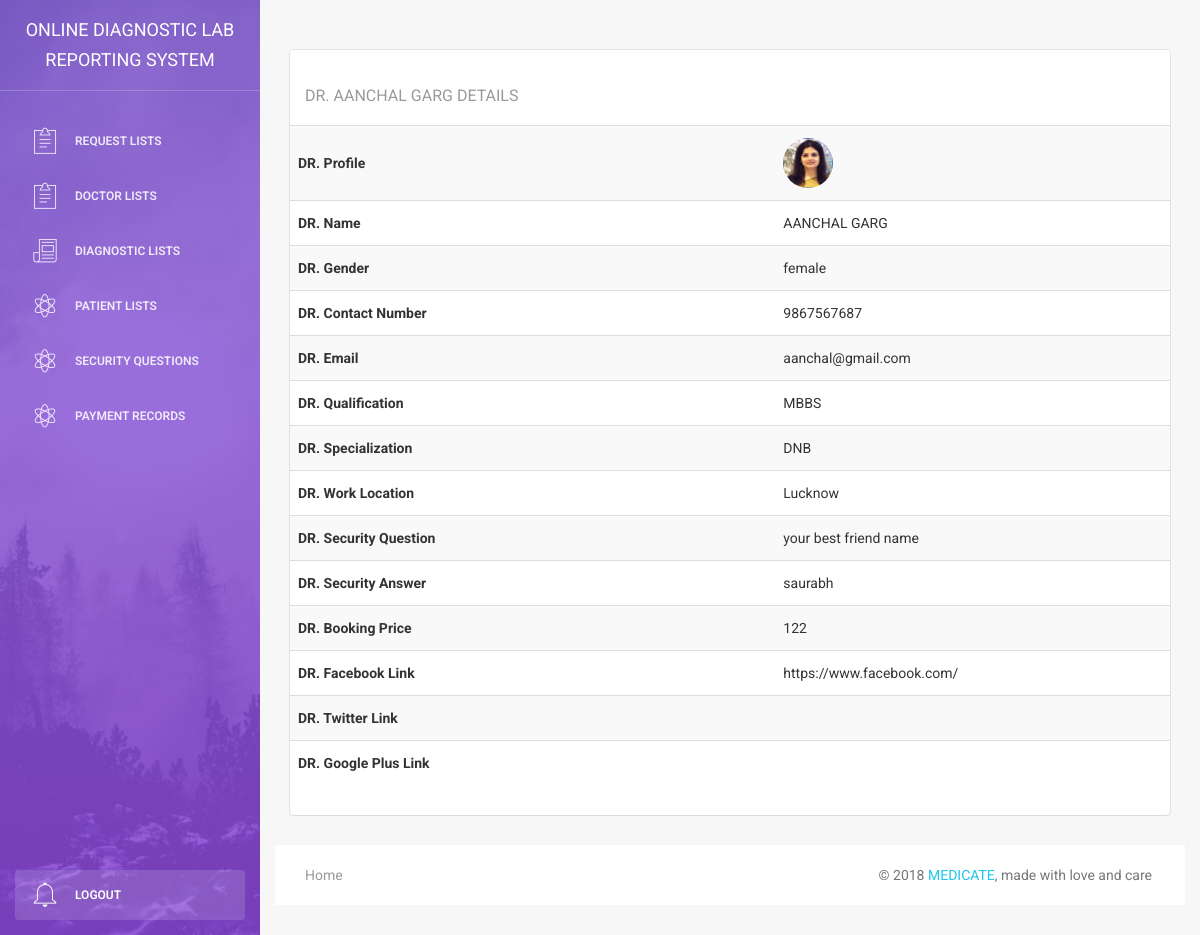
The app's page /_admin/doctor_details.php?id=1 (signed in) with its own data.
### tables this page shows
CREATE TABLE IF NOT EXISTS `doctor` (
  `id` int(255) NOT NULL AUTO_INCREMENT,
  `dr_name` varchar(255) NOT NULL,
  `dr_gender` varchar(255) NOT NULL,
  `dr_contactnumber` varchar(255) NOT NULL,
  `dr_email` varchar(255) NOT NULL,
  `dr_pass` varchar(255) NOT NULL,
  `dr_qualification` varchar(255) NOT NULL,
  `dr_specialization` varchar(255) NOT NULL,
  `dr_worklocation` varchar(255) NOT NULL,
  `dr_sec_question` varchar(255) NOT NULL,
  `dr_sec_answer` varchar(255) NOT NULL,
  `dr_bookingprice` varchar(255) NOT NULL,
  `dr_profile` varchar(255) NOT NULL,
  `dr_fb_link` varchar(255) NOT NULL,
  `dr_twitter_link` varchar(255) NOT NULL,
  `dr_google_link` varchar(255) NOT NULL,
  PRIMARY KEY (`id`),
  UNIQUE KEY `dr_email` (`dr_email`)
);

### _admin/doctor_details.php (the view, shortened to what this page needs)
<?php
	include("includes/header.php");
	$sql = "select * from doctor where id = '$_REQUEST[id]'";
	$rs = mysqli_query($conn, $sql);
	$data = mysqli_fetch_assoc($rs);
?>
<div class="main-panel">
<div class="content">
<div class="container-fluid">
   			<div class="row">
                    <div class="col-md-12">
                        <div class="card">
                           <form name="doctor_view" action="../_doctor/lib/doctor.php">
                            <div class="content table-responsive table-full-width">
                                <table class="table table-hover table-striped">
									<thead>
										<th><h5><?php echo "Dr. ".$data['dr_name'];?> Details</h5></th>
									</thead>
									<tbody>
										<tr>
											<th>DR. Profile</th>
											<td><img src="../_doctor/uploads/doctor/<?php echo $data['dr_profile'];?>" height="50" width="50" class="pf_img" /></td>
										</tr>
										<tr>
											<th>DR. Name</th>
											<td><?php echo $data['dr_name'];?></td>
										</tr>
										<tr>
											<th>DR. Gender</th>
											<td><?php echo $data['dr_gender'];?></td>
										</tr>
										<tr>
											<th>DR. Contact Number</th>
											<td><?php echo $data['dr_contactnumber'];?></td>
										</tr>
										<tr>
											<th>DR. Email</th>
											<td><?php echo $data['dr_email'];?></td>
										</tr>
										<tr>
											<th>DR. Qualification</th>
											<td><?php echo $data['dr_qualification'];?></td>
										</tr>
										<tr>
											<th>DR. Specialization</th>
											<td><?php echo $data['dr_specialization'];?></td>
										</tr>
										<tr>
											<th>DR. Work Location</th>
											<td><?php echo $data['dr_worklocation'];?></td>
										</tr>
										<tr>
											<th>DR. Security Question</th>
											<td><?php echo $data['dr_sec_question'];?></td>
										</tr>
										<tr>
											<th>DR. Security Answer</th>
											<td><?php echo $data['dr_sec_answer'];?></td>
										</tr>
										<tr>
											<th>DR. Booking Price</th>
											<td><?php echo $data['dr_bookingprice'];?></td>
										</tr>
										<tr>
											<th>DR. Facebook Link</th>
											<td><?php echo $data['dr_fb_link'];?></td>
										</tr>
										<tr>
											<th>DR. Twitter Link</th>
											<td><?php echo $data['dr_twitter_link'];?></td>
										</tr>
										<tr>
											<th>DR. Google Plus Link</th>
											<td><?php echo $data['dr_google_link'];?></td>
										</tr>
									</tbody>
                                </table>
                            </div>
							</form>
                        </div>
                    </div>
                </div>
		</div>
<?php
	include("includes/footer.php");
?>

### _admin/assets/css/style.css (style rules this page uses)
img.pf_img { border-radius: 44px; }

### records on screen
doctor: dr_name "AANCHAL GARG", dr_profile (picture), dr_gender "female", dr_contactnumber "9867567687", dr_email "aanchal@gmail.com", dr_qualification "MBBS", dr_specialization "DNB", dr_worklocation "Lucknow", dr_sec_question "your best friend name", dr_sec_answer "saurabh", dr_bookingprice "122", dr_fb_link "https://www.facebook.com/"
